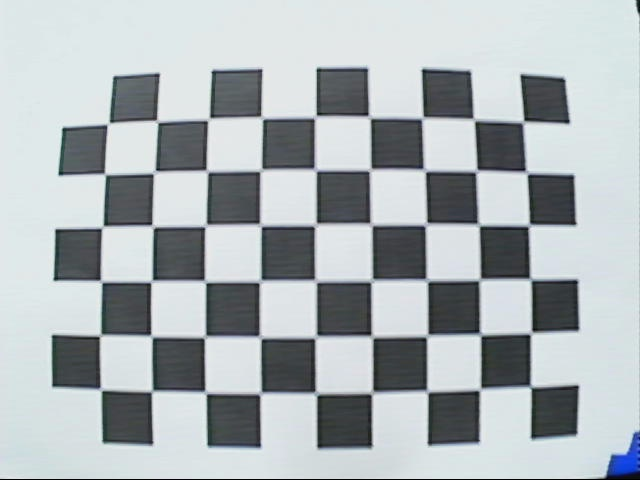
#> input picture Camera Calibration/sikat0.jpg, 640 x 480 px; its folder holds 5 pictures in this run
$ python cam_calib_01.py   (Python 2 division)
#> lines starting #> are read from the running program, lines starting #| are printed output that depends on the picture; after the words box and inside, x2 and y2 are one past the last pixel; in counts of white or black regions, pixels touching at a corner belong together
import numpy as np
import cv2
import glob

# termination criteria
criteria = (cv2.TERM_CRITERIA_EPS + cv2.TERM_CRITERIA_MAX_ITER, 30, 0.001)
print ("step 1")

# prepare object points, like (0,0,0), (1,0,0), (2,0,0) ....,(6,5,0)
objp = np.zeros((6*9,3), np.float32)
objp[:,:2] = np.mgrid[0:9,0:6].T.reshape(-1,2)
print ("step 2")

# Arrays to store object points and image points from all the images.
objpoints = [] # 3d point in real world space
imgpoints = [] # 2d points in image plane.
print ("step 3")

images = glob.glob('*.jpg')
print ("step 4")

for fname in images:
    img = cv2.imread(fname)
#> img is the input picture: shape (480, 640, 3); mean B, G, R 182, 179, 172
    gray = cv2.cvtColor(img, cv2.COLOR_BGR2GRAY)
    print("fname: ",fname)

    # Find the chess board corners
    ret, corners = cv2.findChessboardCorners(gray, (9,6),None)
#> ret = True; corners = 54 rows, first 8: [531.1, 388.8], [480, 389.5], [427, 392], [373, 393.5], [316.5, 393], [259.5, 392], [205, 393], [151.3, 392.8]
    print("ret: ",ret)
#| ret:  True

    # If found, add object points, image points (after refining them)
    if ret == True:
        cv2.cornerSubPix(gray,corners,(11,11),(-1,-1),criteria)
        imgpoints.append(corners)
        objpoints.append(objp)

        # Draw and display the corners
        cv2.drawChessboardCorners(img, (9,6), corners, ret)
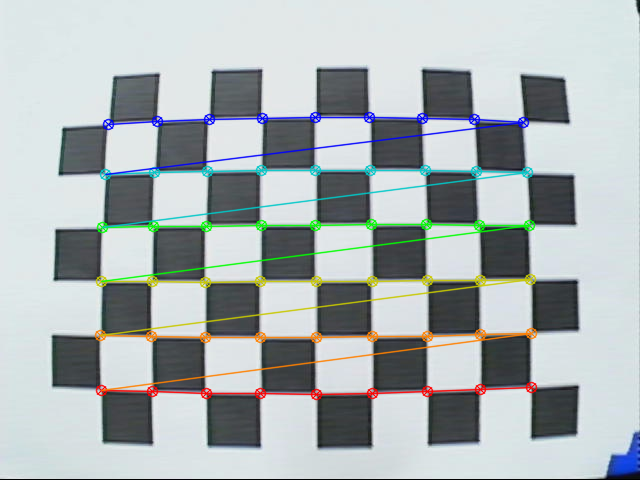
#> img: shape (480, 640, 3); 5.96% of pixels changed, all inside (x1, y1, x2, y2) = (94, 111, 538, 401)
        cv2.imshow('grid',img)
        cv2.waitKey(500)

    else:
        print("none")
#> pass 2 of the loop `for fname in images:`:
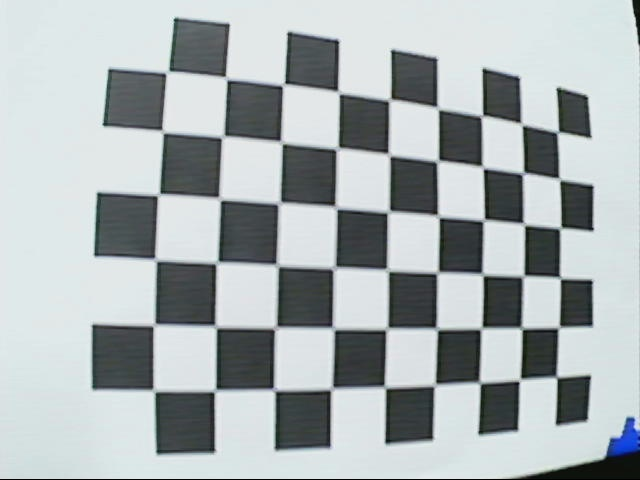
#> input picture Camera Calibration/sikat1.jpg, 640 x 480 px
#> img is the input picture: shape (480, 640, 3); mean B, G, R 178.4, 176.8, 169.3
#> corners = 54 rows, first 8: [556.5, 377.5], [519.5, 379.5], [479, 383.5], [434, 384], [385.6, 390], [330.5, 387.5], [273, 390.5], [215, 390.5]
#| ret:  True
#> `cv2.drawChessboardCorners(img, (9,6), corners, ret)`:
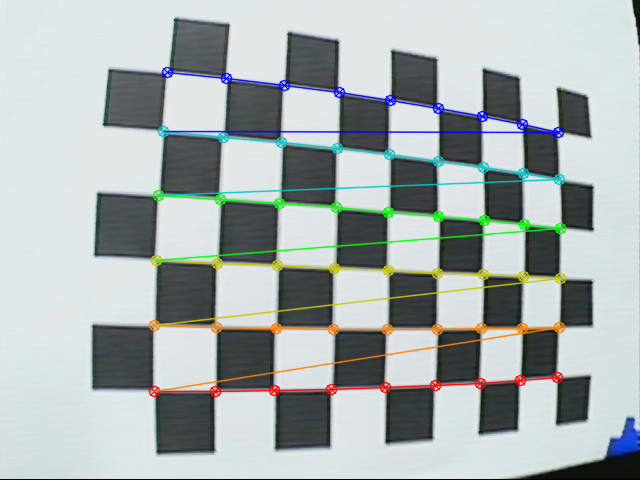
#> img: shape (480, 640, 3); 5.72% of pixels changed, all inside (x1, y1, x2, y2) = (148, 66, 567, 398)
#> pass 3 of the loop `for fname in images:`:
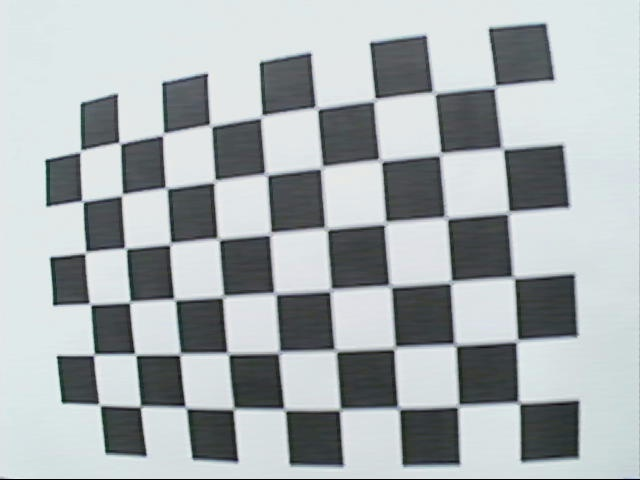
#> input picture Camera Calibration/sikat2.jpg, 640 x 480 px
#> img is the input picture: shape (480, 640, 3); mean B, G, R 177.5, 175.4, 168.7
#> corners = 54 rows, first 8: [518.5, 403], [458.5, 406], [398.5, 408], [338.3, 410.8], [284.5, 410], [234.5, 410], [184.7, 405.5], [140.5, 406]
#| ret:  True
#> `cv2.drawChessboardCorners(img, (9,6), corners, ret)`:
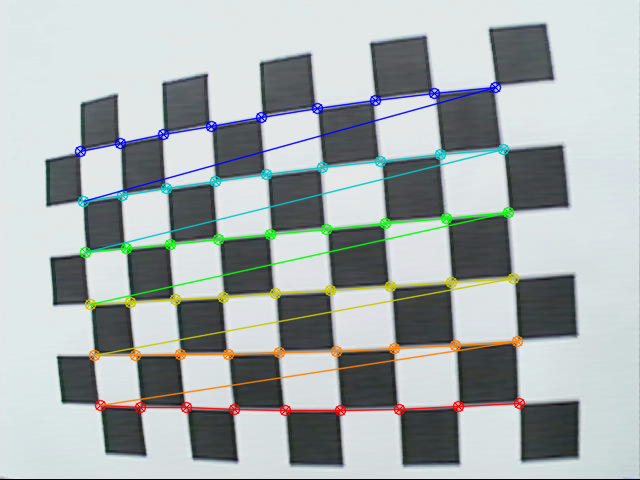
#> img: shape (480, 640, 3); 5.9% of pixels changed, all inside (x1, y1, x2, y2) = (74, 81, 526, 417)
#> the loop made 5 passes; the first 3 are shown
print ("step 5")

cv2.destroyAllWindows()

ret, mtx, dist, rvecs, tvecs = cv2.calibrateCamera(objpoints, imgpoints, gray.shape[::-1],None,None)
#np.savez("webcam_calibration_ouput_2", ret=ret, mtx=mtx, dist=dist, rvecs=rvecs, tvecs=tvecs)
print("step 6")
print ret
print mtx
print dist

img = cv2.imread('sikat8.jpg')
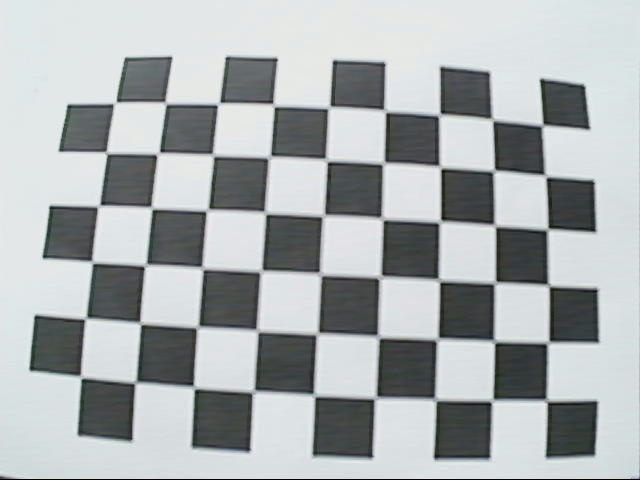
#> input picture Camera Calibration/sikat8.jpg, 640 x 480 px
#> img is the input picture: shape (480, 640, 3); mean B, G, R 176.1, 174.7, 169.9
h,  w = img.shape[:2]
#> h = 480; w = 640
print(h)
#| 480
print(w)
#| 640
newcameramtx, roi=cv2.getOptimalNewCameraMatrix(mtx,dist,(w,h),1,(w,h))

print newcameramtx
print roi
#cv2.imwrite('image.png',img)
print("step 7")


# undistort
#dst = cv2.undistort(img, mtx, dist, None, mtx)
dst = cv2.undistort(img, mtx, dist, None, newcameramtx)
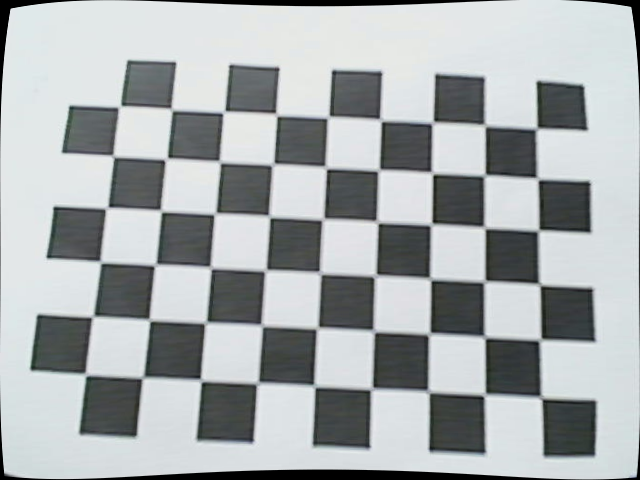
#> dst: shape (480, 640, 3); mean B, G, R 173.7, 172.3, 167.5

np.savez("camcalib_1", mtx=mtx, dist=dist, newcameramtx=newcameramtx, roi=roi)

#mapx, mapy = cv2.initUndistortRectifyMap(mtx,dist,None,newcameramtx,(w,h),5)
#dst = cv2.remap(img,mapx,mapy,cv2.INTER_LINEAR)
print("step 8")


# crop the image
x,y,w,h = roi #udah bisa, karena kurang data gambar
print(x)
print(y)
print(w)
print(h)
dst = dst[y:y+h, x:x+w]
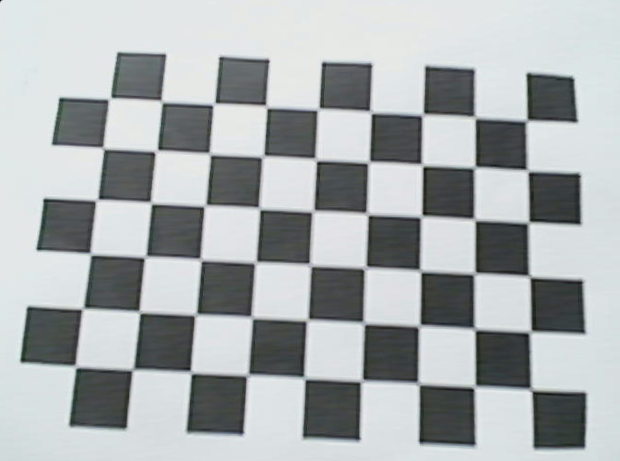
#> dst: shape (461, 620, 3); mean B, G, R 175, 173.6, 168.9
cv2.imwrite("undistort_.png",dst)
print("step 9")
